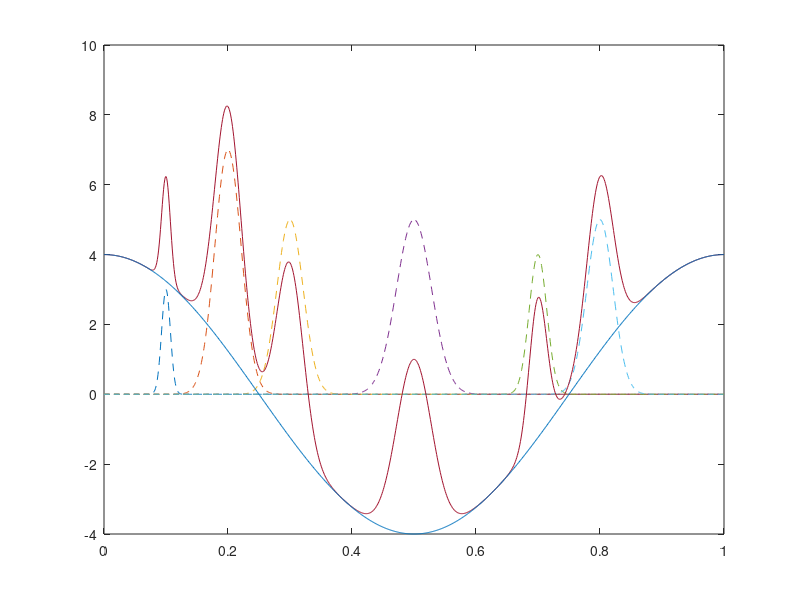

Source code (MATLAB): (Note: this script raises an error after producing the figure.)
x = linspace(0,1,1000);

base = 4*cos(2*pi*x);

Pos = [1 2 3 5 7 8]/10;
Hgt = [3 7 5 5 4 5];
Wdt = [1 3 3 4 2 3]/100;

for n = 1:length(Pos)
    Gauss(n,:) =  Hgt(n)*exp(-((x - Pos(n))/Wdt(n)).^2);
end

PeakSig = sum(Gauss)+base;

figure; plot(x,Gauss,'--',x,PeakSig,x,base)
findpeaks(PeakSig,'MinPeakProminence',4,'Annotate','extents')